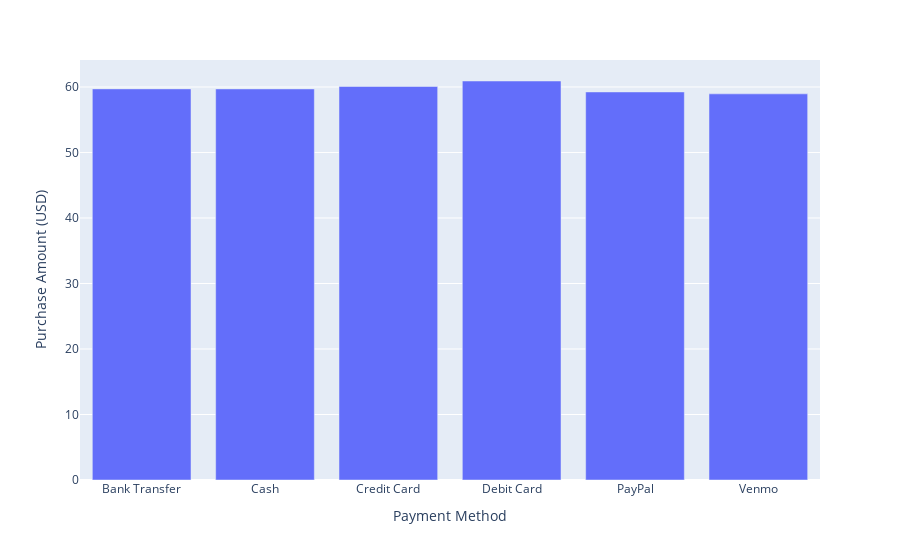

This figure's notebook cell:
### Markdown cell above
### Code Explanation: Creating a Bar Plot with Custom Colors for 'Payment Method'

The following code creates a bar plot to visualize the average `Purchase Amount (USD)` for each payment method. The bars are colored based on the `Payment Method`, with each method receiving a distinct color.

### Code cell
fig = px.bar(shop_groupby , x = 'Payment Method' , y = 'Purchase Amount (USD)')
fig.show()

### Figure 1 — Plotly figure (JSON) as saved in the notebook; plotly's stock layout.template omitted (floating-point values rounded to 4 significant figures)
{"data": [{"alignmentgroup": "True", "hovertemplate": "Payment Method=%{x}<br>Purchase Amount (USD)=%{y}<extra></extra>", "legendgroup": "", "marker": {"color": "#636efa", "pattern": {"shape": ""}}, "name": "", "offsetgroup": "", "orientation": "v", "showlegend": false, "textposition": "auto", "type": "bar", "x": ["Bank Transfer", "Cash", "Credit Card", "Debit Card", "PayPal", "Venmo"], "xaxis": "x", "y": [59.71, 59.7, 60.07, 60.92, 59.25, 58.95], "yaxis": "y"}], "layout": {"barmode": "relative", "legend": {"tracegroupgap": 0}, "margin": {"t": 60}, "xaxis": {"anchor": "y", "domain": [0, 1], "title": {"text": "Payment Method"}}, "yaxis": {"anchor": "x", "domain": [0, 1], "title": {"text": "Purchase Amount (USD)"}}}}
